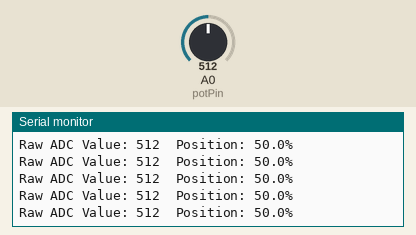
Recording of a sketch running on a simulated Arduino Uno, built with avr-gcc and run on an emulated ATmega328P. Shown: the last lines printed to the serial monitor. The inputs (shaded band) are chosen by the test bench; at power-on: A0 (potPin) = 512.

Above: at 1.2 s.
1.3 s: A0 (potPin) set to 716
At 1.56 s:
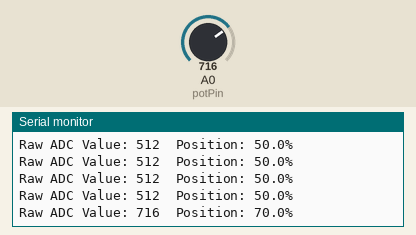
2.8 s: A0 (potPin) set to 900
At 2.97 s:
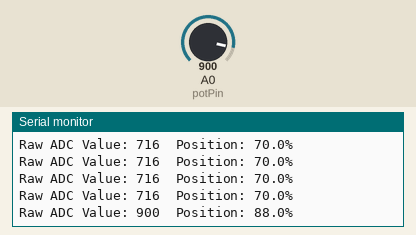
Timing chart, 0 to 5.8 s (numbered marks = the images above; inputs shaded):
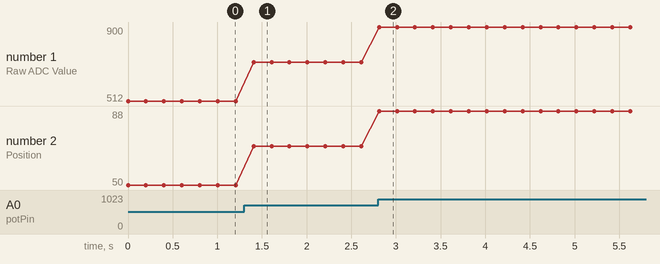

The sketch:

RotaryPot.ino
```cpp
const int potPin = A0;

void setup() {
  Serial.begin(9600);
  pinMode(potPin, INPUT);
}

void loop() {
  int rawValue = analogRead(potPin);

  float percentage = (rawValue / 1023.0) * 100.0;

  Serial.print("Raw ADC Value: ");
  Serial.print(rawValue);

  Serial.print("\tPosition: ");
  Serial.print(percentage, 1);
  Serial.println("%");

  delay(200);
}
```

Measured:
- after the input at 1.3 s, the serial monitor: prints a new line after 0.11 s (image 1)
- after the input at 2.8 s, the serial monitor: prints a new line at once (image 2)
- plotted number 1: 512 → 716 after the input at 1.3 s, 716 → 900 after the input at 2.8 s
- plotted number 2: 50 → 70 after the input at 1.3 s, 70 → 88 after the input at 2.8 s
